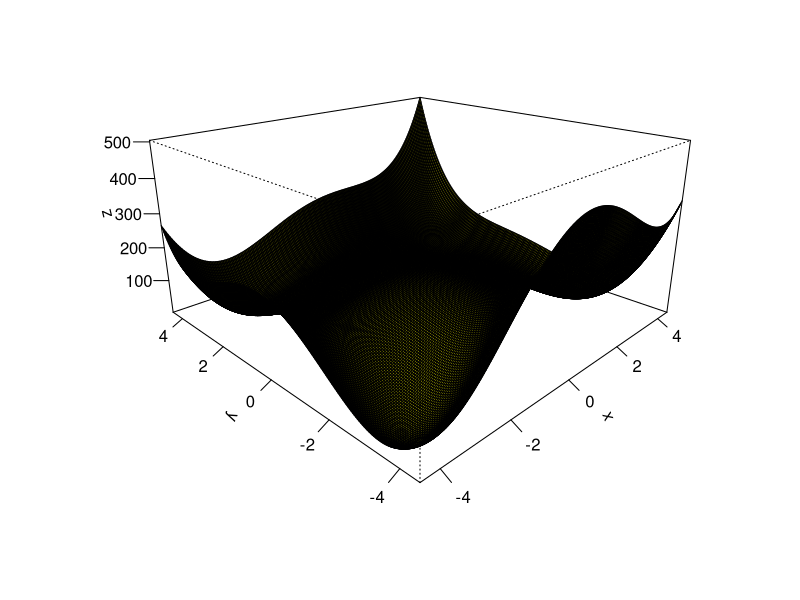
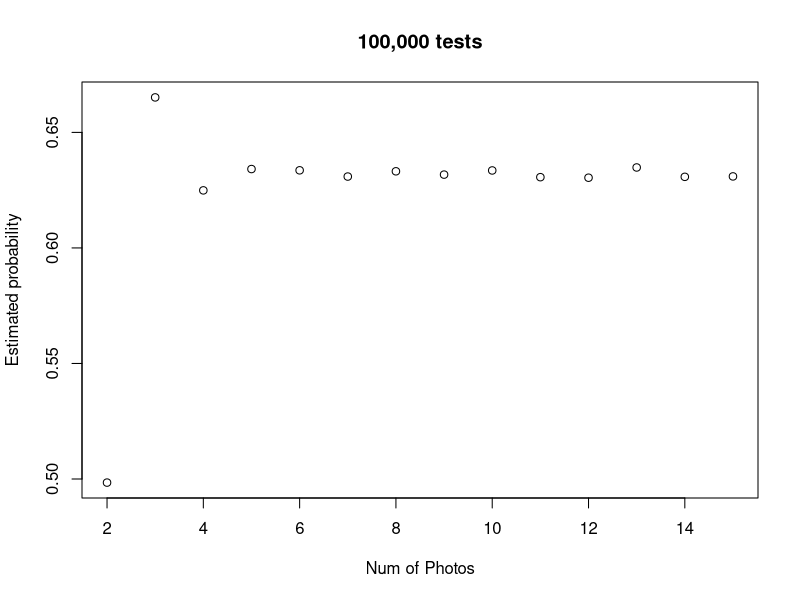

These figures' R source, in order: (Note: this script raises an error after producing the figures.)
####################Question 1############################
#Question 1
#Defining the Matrix
A<-matrix(c(3,-1,0,-1,0,-1,3,-1,3,-1,0,-1,3,1,0,-1,3,1,5,-1,0,-1,0,-1,1), nrow=5)

#Function that can be passed Matx in order to perform Cholesky Functions
choleskyFunction <- function(Matx){
  #Finds the upper triangular matrix
  L<-chol(Matx)
  #Transposes the matrix to show the lower triangular matrix
  Lt<-t(L)
  #Displays the lower hand matrix
  Lt
}
#Runs the function
choleskyFunction(A)
####################Question 2############################
#Question 2 
#Singular value Decompostion
#the creation of matrix
Q2Matrix <- matrix(c(1,1,1,1,2,0,0,0),nrow = 4)
#Displaying original matrix
Q2Matrix
#using the svd function to show the singular values
sv <-svd(Q2Matrix)
#Displaying Singular values
sv
####################Question 3############################
#Question 3
####################Question 4############################
#Question 4
####################Question 5#############################
#Question 5
#Function plot - Plot the formula below
Question5F<-function(x,y,a,b) (x^2+y-11)^2+(x+y^2-7)^2
#defining the x,y and z of the measurements
x<-seq(-4.5,4.5,length.out = 200)
y<-seq(-4.5,4.5,length.out = 200)
z<-outer(x,y,Question5F,a=1,b=100)

#plotting the graph 
persp(x,y,z,theta =-45,phi=20,expand=0.5,col="yellow",shade =1,ticktype ="detailed",xlab ="x",ylab ="y",zlab="z")

#Writing the function so x,y is a vector
Question5FV<-function(vec) (vec[1]^2+vec[2]-11)^2+(vec[1]+vec[2]^2-7)^2


###################Finding the minimums###########################
#Minimum can be found based on value being 0 or so close to 0
#Based on plot there seems to be 4 dips representing each minimum is extracted here
#From plot minimum seems to be near x=-4,y=-4.
minimum1<- optim(c(-4,-4),Question5FV)$par
minimum1

#From plot minimum seems to be near x = 4, y= -3.5
minimum2 <- optim(c(4,-3.5),Question5FV)$par
minimum2

#From plot minimum seems to be near x = -3.5, y = 3.5
minimum3 <- optim(c(-3.5, 3.5),Question5FV)$par
minimum3

#From plot minimum seems to be near x = 3.5, y = 3.5
minimum4 <- optim(c(3.5,3.5),Question5FV,hessian = TRUE)$par
minimum4

####################Finding the Maximum points#####################
maximum1 <- optim(c(0,0),control=list(fnscale=-1),Question5FV)$par
maximum1

###################finding the saddle points######################
#Lets define the partial derivatives by plugging vec[1] and vec[2] instead of x and y
fx <- function(x,y,h=0.001){
  (Question5F(x+h,y) - Question5F(x,y))/h
}
fy <- function(x,y,h=0.001){
  (Question5F(x,y+h)-Question5F(x,y))/h
}


fxb <- function(vec){
  fx(vec[1],vec[2])
}
fyb <- function(vec){
  fy(vec[1],vec[2])
}

#call sumssq the function of the vector vec made of the sum of the squares
#of the two parial derivatives
sumssq <- function(vec){
  fxb(vec)^2+fyb(vec)^2
}

#Now we can find the coordinates of the saddle points through "optim".
#We do exactly the same thing for all three points, just changing the guess of their location. 
#according to the graph. 

saddle_point1 <- optim(c(-3.5,0),sumssq)$par
saddle_point1

saddle_point2 <- optim(c(0,-3.5),sumssq)$par
saddle_point2

saddle_point3 <- optim(c(0,2),sumssq)$par
saddle_point3

#creating a list of minimum points
minimum_list <- list(minimum1,minimum2,minimum3,minimum4)
#List of minimum points
minimum_list

#this represents the only maximum point in graph
maximum1

#list of saddle points
saddle_point_list <- list(saddle_point1,saddle_point2,saddle_point3)
#Print of saddle point list
saddle_point_list

####################Question 7#################################

#number of pictures inside of simulation

#variable to keep track of matched amount
totalNumberMatched <- 0


#function of pairing actors
pairActor <- function(secNumber, trials){
  #variable to track if match has taken place
  numOfMatches <- 0
  #looping through number of trials = 100,000
  for (t in 1:trials) {
    #variables storing the number of photos present in each sequance
    numberOfActors <- seq(1:secNumber)
    numberOfBabys <- sample(1:secNumber)
    
    #for loop comparing
    for(i in 1:secNumber){
      if(numberOfActors[i] == numberOfBabys[i])
      {
        #If match takes place, log
        numOfMatches = numOfMatches + 1
      }
    }
    #checking if matches have taken place
    if(numOfMatches != 0){
      #if any number of matches has taken place, track total number of matches
      totalNumberMatched = totalNumberMatched +1
      #Number of matches set to zero so tracking can take place
      numOfMatches = 0
    }
  }
 #print out the % of successful matches over the trials
  percentageSuccess <- totalNumberMatched/trials
  return(percentageSuccess)
}

#set the number of pictures present
nPictures <- seq(2,15)
#define the number of times the results will be collected
result <- seq(1,14)

#call the function 14 times storing the results each time,  
for(n in 1:14){
  result[n] <- pairActor(nPictures[n],100000)  
}

#forming a final plot so that it can be plotted againced the correct number of photos
finalPlot <- matrix(c(seq(2,15),result), nrow = 14)

#plotting the final results on graph
plot(finalPlot,main = "100,000 tests", xlab = "Num of Photos",ylab = "Estimated probability")

#Commenting done inside of submission document. 
#Discussing the reason probability stabilizes at 5+ photos


################################## Question 8 ##################################

#loading the images
face1.bmp <- read.bmp(file.choose())
face2.bmp <- read.bmp(file.choose())
face3.bmp <- read.bmp(file.choose())

#Working out the averages of the 3 faces and plot an image of it
#defining rotate function
rotate.m <- function(m) t(m)[,nrow(m):1]

#getting the average of the 3 face matrix
averOfFaces <- (face1.bmp+face2.bmp+face3.bmp)/3

#plotting image 1
image(rotate.m(face1.bmp),col = gray((0:255)/255),axes=F)
#plotting image 2
image(rotate.m(face2.bmp),col = gray((0:255)/255),axes=F)
#plotting image 3
image(rotate.m(face3.bmp),col = gray((0:255)/255),axes=F)

#Plotting the average of the 3 images
image(rotate.m(averOfFaces),col = gray((0:255)/255),axes=F)

#Plotting images of difference of each face from the average face on one figure.
#defining the difference between the original faces vs the average face
differnce1 <- face1.bmp - averOfFaces
differnce2 <- face2.bmp - averOfFaces
differnce3 <- face3.bmp - averOfFaces

par(mfrow = c(2,2))
#plotting image 1
image(rotate.m(differnce1),col = gray((0:255)/255),axes=F)
#plotting image 2
image(rotate.m(differnce2),col = gray((0:255)/255),axes=F)
#plotting image 3
image(rotate.m(differnce3),col = gray((0:255)/255),axes=F)

#Plotting the average of the 3 images
image(rotate.m(averOfFaces),col = gray((0:255)/255),axes=F)

#Based on the covariance matrix of the differences, calculate eigenfaces
#(equal to eigenvectors) and plot images of the first 3 eigenfaces.

#Egienvectors are a special set of vectors with a linear system of equations
#i.e., a matrix equation that are sometimes also know as characteristics vectors
#proper vectors, or latent vectors. 
sv<-svd(differnce1)

#getting the eigenvector of the covariance matrix 
eigenVectorMatrix <- sv$u

#checking that it is the same dimentions and that it is a martix
dim(eigenVectorAvr)
is.matrix(eigenVectorAvr)

#plotting the eigenvectorMatrix
image(rotate.m(eigenVectorAvr),col = gray((0:55)/55),axes=F)




###########################Question 9 #########################
#final answer

generateMeanData <-function(m,n){
  
  dataSets <- array(0,dim = c(n,n,m))
  
  bdData <- apply(dataSets,3,function(x) rbinom(n,size = 10,prob = 0.01))
  
}

meanOf20 <-apply(generateMeanData(10000,20),2,function(x) c(mean(x)))
meanOf100 <-apply(generateMeanData(10000,100),2,function(x) c(mean(x)))

par(mfrow = c(1,2))


hist(meanOf20)
hist(meanOf100)

########################### First attempt #################

generateData <-function(m,n){
  
  data <- matrix(rbinom(m,10,0.01),n,n)
}

lessTrials<- t(apply(generateData(10000,20),2,function(x) c(mean(x))))
lessTrials




moreTrials <-t(apply(generateData(10000,100),2,function(x) c(mean(x))))

par(mfrow = c(1,2))
hist(lessTrials)
hist(moreTrials)
